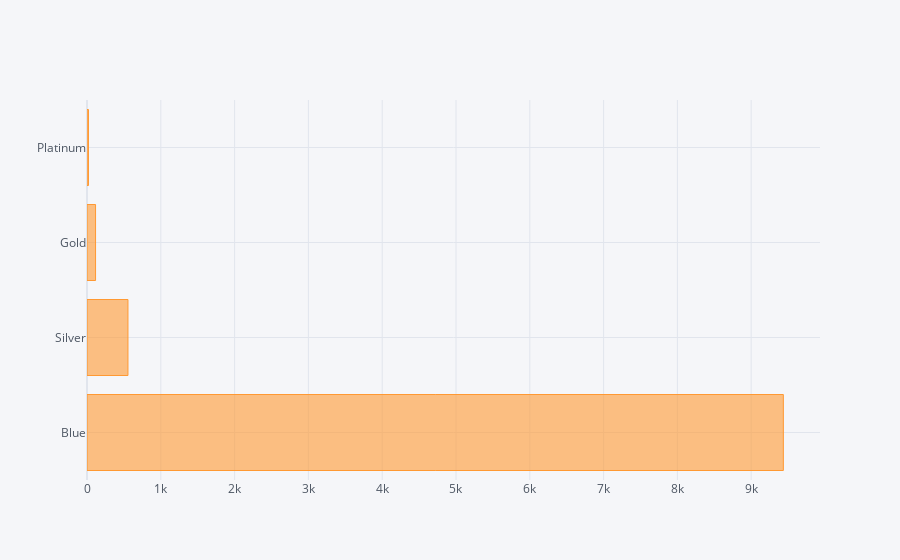

The notebook cell this image was saved under:
### Markdown cell above
case 4

### Code cell
dfcategorycard = df3["Card_Category"].value_counts().rename_axis('Card_Category').reset_index(name='counts')
dfcategorycard.iplot(kind="barh", y = "counts", x = "Card_Category")

### Figure 1 — Plotly figure (JSON) as saved in the notebook; plotly's stock layout.template omitted (floating-point values rounded to 4 significant figures)
{"data": [{"marker": {"color": "rgba(255, 153, 51, 0.6)", "line": {"color": "rgba(255, 153, 51, 1.0)", "width": 1}}, "name": "counts", "orientation": "h", "text": "", "type": "bar", "x": [9436, 555, 116, 20], "y": ["Blue", "Silver", "Gold", "Platinum"]}], "layout": {"legend": {"bgcolor": "#F5F6F9", "font": {"color": "#4D5663"}}, "paper_bgcolor": "#F5F6F9", "plot_bgcolor": "#F5F6F9", "title": {"font": {"color": "#4D5663"}}, "xaxis": {"gridcolor": "#E1E5ED", "showgrid": true, "tickfont": {"color": "#4D5663"}, "title": {"font": {"color": "#4D5663"}, "text": ""}, "zerolinecolor": "#E1E5ED"}, "yaxis": {"gridcolor": "#E1E5ED", "showgrid": true, "tickfont": {"color": "#4D5663"}, "title": {"font": {"color": "#4D5663"}, "text": ""}, "zerolinecolor": "#E1E5ED"}}}
